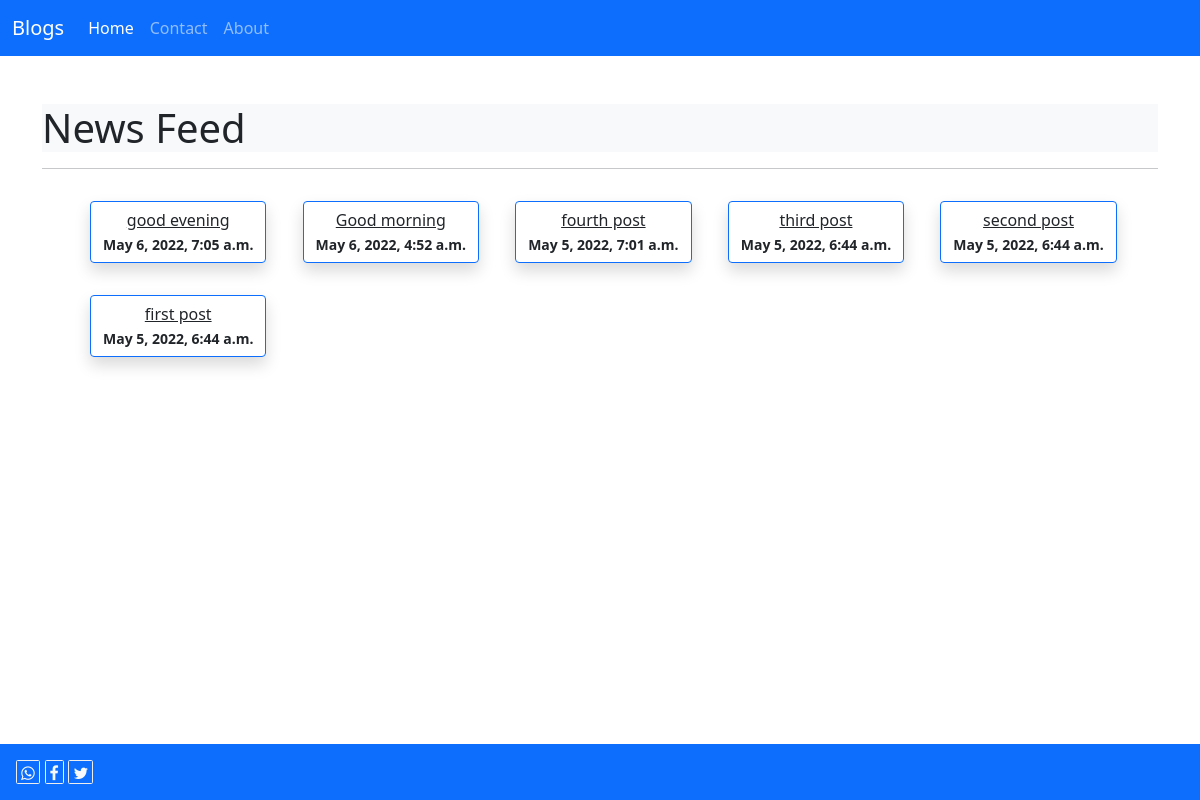
The page / on the database its author committed.
### blog/models.py (models this page shows, shortened)
class Post(models.Model):
    title = models.CharField(max_length=255)
    content = models.TextField()
    published_date = models.DateTimeField(auto_now_add=True)
    slug = models.SlugField(blank=True, null=True)

### blog/views.py (the view)
# urls.py: path('', home_view, name="home"),
def home_view(request):
    post_list = Post.objects.all().order_by('-published_date')
    context = {
        'posts': post_list,
    }
    return render(request, 'blog/home.html', context)

### templates/blog/home.html
{% extends 'blog/base.html'%}
{% block content %}
<div class="container">
    <h1 class="mt-5 bg-light">News Feed</h1><hr/>
        <ul>
            {% for Post in posts %}
            <li class="btn shadow m-3 border-primary">
                <a href="{% url 'postdetail' Post.slug %}" class="text-dark">
                    {{Post.title}} </a>
                <br>
                <strong><small>{{Post.published_date}}</small><strong>
                    </li>
                    {% endfor %}</ul>
            </div>
            {% endblock %}

### templates/blog/base.html (shortened to what this page needs)
<!DOCTYPE html>
<html lang="en">
    <head>
        <link
            href="https://cdn.jsdelivr.net/npm/bootstrap@5.1.3/dist/css/bootstrap.min.css"
            rel="stylesheet"
>
        <link rel="stylesheet"
            href="https://cdnjs.cloudflare.com/ajax/libs/font-awesome/4.7.0/css/font-awesome.min.css">
    </head>
    <body>
        <nav class="navbar navbar-expand-lg navbar-dark bg-primary">
            <div class="container-fluid">
                <a class="navbar-brand" href="#">Blogs</a>
                <div class="collapse navbar-collapse" id="navbarNav">
                    <ul class="navbar-nav">
                        <li class="nav-item">
                            <a class="nav-link active" aria-current="page"
                                href="/">Home</a>
                        </li>
                        <li class="nav-item">
                            <a class="nav-link" href="{% url 'contact'%}">Contact</a>
                        </li>
                        <li class="nav-item">
                            <a class="nav-link" href="#">About</a>
                        </li>
                    </ul>
                </div>
            </div>
        </nav>
        {% block content %}
        {% endblock %}
        <div class="footer fixed-bottom bg-primary p-3 text-light">
            <center>
                <i class="fa fa-whatsapp fa-1x fa-pull-left fa-border"></i>
                <i class="fa fa-facebook fa-1x fa-pull-left fa-border"></i>
                <i class="fa fa-twitter fa-1x fa-pull-left fa-border"></i>
            </center>
        </div>
    </body>
</html>

### rows shown on the page
Post: title "good evening", published_date "May 6, 2022, 7:05 a.m."
Post: title "Good morning", published_date "May 6, 2022, 4:52 a.m."
Post: title "fourth post", published_date "May 5, 2022, 7:01 a.m."
Post: title "third post", published_date "May 5, 2022, 6:44 a.m."
Post: title "second post", published_date "May 5, 2022, 6:44 a.m."
Post: title "first post", published_date "May 5, 2022, 6:44 a.m."
